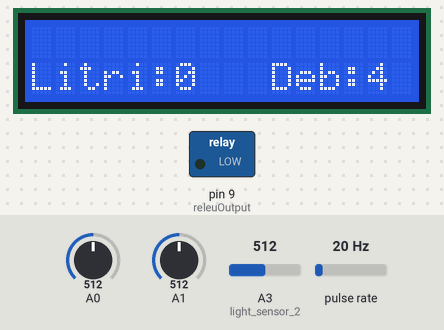
A sketch run on a simulated Arduino Uno, built with avr-gcc and run on an emulated ATmega328P. Parts: 16×2 character LCD, switched loads named in the sketch (green lamp = pin HIGH). Wiring (inferred from the names in the program): pulse sensor: data pin 2. Inputs (shaded band) come from the test bench; at power-on: A1 = 512, A0 = 512, pulse rate 20 Hz, A3 (light_sensor_2) = 512. No radio packets arrive unless stated; what the sketch prints to the serial monitor is not drawn.

Above: at 1.6 s.
1.7 s: A1 set to 696
At 5.4 s:
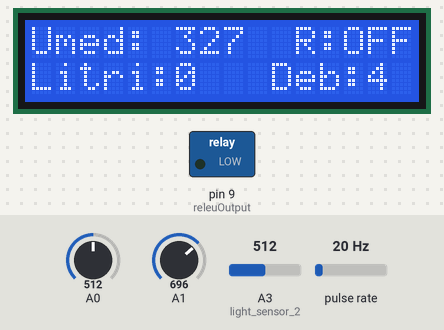
14.6 s: A1 set to 725
At 16.2 s:
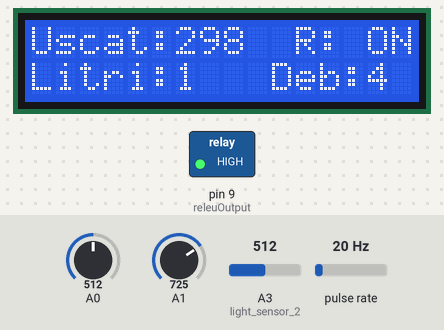
16.5 s: A0 set to 491
At 21.2 s:
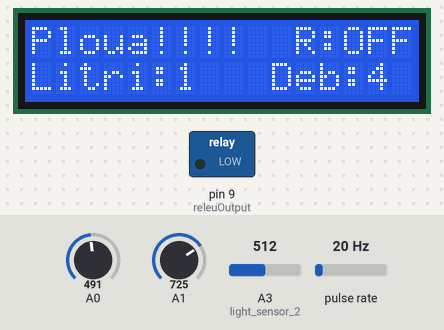
29.4 s: pulse rate (sensor on pin 2) set to 50 Hz
At 38.1 s:
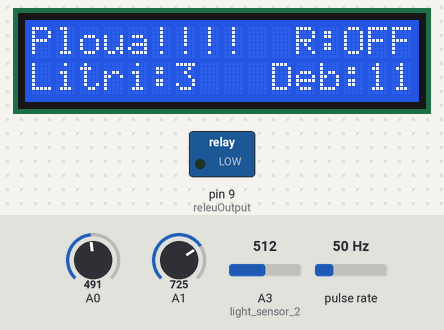
41.6 s: pulse rate (sensor on pin 2) set to 196 Hz
At 42.8 s:
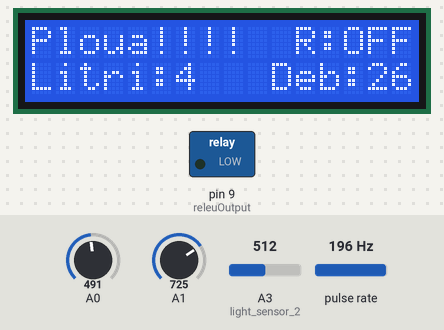
Timing chart, 0 to 44.5 s (numbered marks = the images above; inputs shaded):
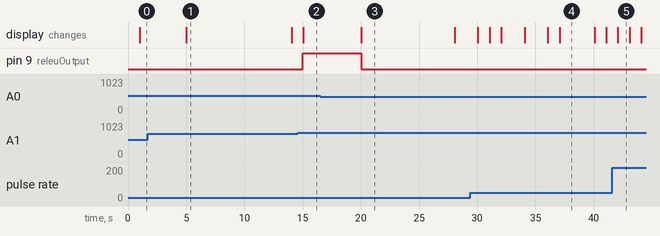

The sketch:

ArduinoUno_final.ino
```cpp
/////////////////////////////
const int MOISTURE_PRAG =10;
const int SOL_USCAT   = 300 + MOISTURE_PRAG;
const int SOL_UMED = 700 + MOISTURE_PRAG;
long previousMillis_moisture = 0;
long interval_moisture = 5000;

/////////////////////////////
const int releuOutput = 9;

/////////////////////////////
byte sensorInterrupt_water = 0;  // 0 = digital pin 2
byte sensorPin_water       = 2;

// The hall-effect flow sensor outputs approximately 4.5 pulses per second per
// litre/minute of flow.
float calibrationFactor = 4.5;

volatile byte pulseCount;

float flowRate;
unsigned int flowMilliLitres;
unsigned long totalMilliLitres;
unsigned long oldTime;


int light_sensor_2 = A3;
int light_reading_2;
long previousMillis_light_2 =0;
long interval_light_2=5000;

int temp_sensor= A2;
int temp_reading;
long previousMillis_temp=0;
long interval_temp =50000;

#include <Wire.h>
#include <LiquidCrystal_I2C.h>
#include <SPI.h>
#include <nRF24L01.h>
#include <RF24.h>
RF24 radio(7, 8); // CNS, CE
const byte address[6] = "00001";

LiquidCrystal_I2C lcd(0x27,16,2);  // set the LCD address to 0x27 for a 16 chars and 2

void setup() {
  Serial.begin(9600);
  radio.begin();
  radio.openWritingPipe(address);
  radio.setPALevel(RF24_PA_MIN);
  radio.stopListening();

  lcd.init();
  lcd.backlight();

  pinMode(releuOutput, OUTPUT);
  pinMode(sensorPin_water, INPUT);
  digitalWrite(sensorPin_water, HIGH);

   pulseCount        = 0;
  flowRate          = 0.0;
  flowMilliLitres   = 0;
  totalMilliLitres  = 0;
  oldTime           = 0;

  // The Hall-effect sensor is connected to pin 2 which uses interrupt 0.
  // Configured to trigger on a FALLING state change (transition from HIGH
  // state to LOW state)
  attachInterrupt(sensorInterrupt_water, pulseCounter, FALLING);

}

void loop() {
     unsigned long currentMillis = millis();
     if(currentMillis - previousMillis_moisture>interval_moisture){
      previousMillis_moisture=currentMillis;

      int rain_sensor = analogRead(0);
   Serial.println(rain_sensor);
   //radio.write(&rain_sensor, sizeof(rain_sensor));
   lcd.setCursor(0,0);

  int moisture = analogRead(1);
  moisture     = map(moisture, 0, 1023, 1023, 0);
  Serial.print("Moisture Sensor: ");

  Serial.print(moisture);
  Serial.println();
   //char text[] = "Umiditate:";
   // radio.write(&text, sizeof(text));
  radio.write(&moisture, sizeof(moisture));
 // radio.write(&rain_sensor, sizeof(rain_sensor));

  if(rain_sensor<500){
    Serial.println("Rain");
  //  radio.write(&rain_sensor, sizeof(rain_sensor));
    lcd.setCursor(0,0);
    lcd.print("Ploua!!!!");
    digitalWrite(releuOutput, LOW);
    lcd.setCursor(11,0);
    lcd.print("R:OFF");

  }
  else if(moisture <= 100){
    Serial.println("In aer");
    lcd.setCursor(0,0);
    lcd.print("In aer!!!");
    //const char text_aer[] = "In aer!!!";
    //radio.write(&text_aer, sizeof(text_aer));
    digitalWrite(releuOutput, HIGH);
    lcd.setCursor(11,0);
    lcd.print("R: ON");
  }
  else if ((moisture <= SOL_USCAT)&&(moisture>100)) {
    Serial.println("Uscat");
    lcd.setCursor(0,0);
    lcd.print("Uscat:");
    lcd.print(moisture);
  //  radio.write(&moisture, int(moisture));
    digitalWrite(releuOutput, HIGH);
    lcd.setCursor(11,0);
    lcd.print("R: ON");
  } else if (moisture <= SOL_UMED) {
    Serial.println("Umed: ");
    lcd.setCursor(0,0);
    lcd.print("Umed: ");
    lcd.print(moisture);
    digitalWrite(releuOutput, LOW);
    lcd.setCursor(11,0);
    lcd.print("R:OFF");
  } else {
    Serial.println("In Apa");
    lcd.setCursor(0,0);
    lcd.print("F.ud: ");
    lcd.print(moisture);
     digitalWrite(releuOutput, LOW);
     lcd.setCursor(11,0);
    lcd.print("R:OFF");
  }
     }
     if(currentMillis - previousMillis_temp > interval_temp) {
        previousMillis_temp = currentMillis;
        temp_reading=analogRead (temp_sensor);
        float mv = (temp_reading/1024.0)*5000;
        float cel = mv/10;
        float farh = (cel*9)/5 + 32;
        Serial.print("TEMPRATURE = ");
        Serial.print((int)(cel));
        Serial.print("*C");
        Serial.println();
        //lcd.setCursor(9,1);
        //lcd.print("Temp:");
        //lcd.print((int)(cel));
        int celsius=((int)(cel));
       radio.write(&celsius, sizeof(celsius));


  }


  if((millis() - oldTime) > 1000){
    detachInterrupt(sensorInterrupt_water);
    flowRate = ((1000.0 / (millis() - oldTime)) * pulseCount) / calibrationFactor;
    oldTime = millis();
    flowMilliLitres = (flowRate / 60) * 1000;
    totalMilliLitres += flowMilliLitres;

    unsigned int frac;

    // Print the flow rate for this second in litres / minute
    Serial.print("Flow rate: ");
    Serial.print(int(flowRate));  // Print the integer part of the variable
    Serial.print("L/min");
    lcd.setCursor(10,1);
    lcd.print("Deb:");
    lcd.print(int(flowRate));
    Serial.print("\t");       // Print tab space
    //lcd.setCursor(0,1);
    //lcd.print("L/min:");
    //lcd.print(int(flowRate));
   // radio.write(&flowRate,(int)(flowRate));
    // Print the cumulative total of litres flowed since starting
    Serial.print("Output Liquid Quantity: ");
    Serial.print(totalMilliLitres);
    Serial.println("mL");
    Serial.print("\t");       // Print tab space
    Serial.print(totalMilliLitres/1000);
    Serial.print("Litri:");
    lcd.setCursor(0,1);
    lcd.print("Litri:");
    lcd.print(totalMilliLitres/1000);
    //radio.write(&totalMilliLitres, sizeof(totalMilliLitres));

    // Reset the pulse counter so we can start incrementing again
    pulseCount = 0;

    // Enable the interrupt again now that we've finished sending output
    attachInterrupt(sensorInterrupt_water, pulseCounter, FALLING);
  }
  // Senzor de Lumina Photoresistor Port Analog 1
  if(currentMillis - previousMillis_light_2 > interval_light_2) {
        previousMillis_light_2 = currentMillis;
        light_reading_2=analogRead (light_sensor_2);
       // client.print(light_reading);
       Serial.print("* pe portul analogic ");
      Serial.print(3);
      Serial.print(" s-a citit valoarea ");
      Serial.print(light_reading_2);
      Serial.println("<br />");
      radio.write(&light_reading_2, sizeof(light_reading_2));
        if (light_reading_2 < 10) {
    Serial.println(" - Intuneric");
  } else if (light_reading_2 < 200) {
    Serial.println(" - Lumina Slaba");
  } else if (light_reading_2 < 500) {
    Serial.println(" - Lumina normala");
  } else if (light_reading_2 < 800) {
    Serial.println(" - Luminos");
  } else {
    Serial.println(" - Foarte Luminos");
  }
  //delay(2000);
  }

}

/*
Interrupt Service Routine
 */
void pulseCounter()
{
  // Increment the pulse counter
  pulseCount++;
}
```

Measured:
- the behaviour switches between 712 and 713 on A1 (found by bisection; images 1 and 2)
- the behaviour switches between 500 and 499 on A0 (found by bisection; images 2 and 3)
- after the input at 14.6 s, pin 9 (releuOutput): LOW → HIGH after 0.42 s; the display: changes after 0.44 s (image 2)
- after the input at 16.5 s, pin 9 (releuOutput): HIGH → LOW after 3.5 s; the display: changes after 3.5 s (image 3)
- after the input at 29.4 s, the display: first changes after 0.66 s (image 4 shows a later state)
- after the input at 41.6 s, the display: changes after 0.49 s (image 5)
- what the display in image 1 shows lasts 9.1 s, from 5.0 s to 14.1 s
